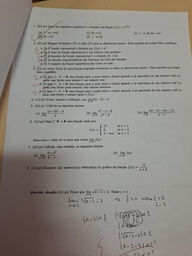
#> input picture imgs/documento.jpg, 192 x 256 px, shrunk from 1200 x 1600 before the run; its folder holds only this picture in this run
$ python B.py
#> lines starting #> are read from the running program, lines starting #| are printed output that depends on the picture; after the words box and inside, x2 and y2 are one past the last pixel; in counts of white or black regions, pixels touching at a corner belong together
import cv2
import numpy as np
import skimage as ski
from skimage import io
from matplotlib import pyplot as plt
import os
import math


def mediana_adaptativa(img, max_ksize=9, min_ksize=3):
    H, W = img.shape
    imagem_final = img.copy()

    imagem_preenchida = cv2.copyMakeBorder(img, max_ksize//2, max_ksize//2, max_ksize//2, max_ksize//2, cv2.BORDER_REPLICATE)
    for linha in range(H):
        for coluna in range(W):
            tamanho_janela = min_ksize
            while tamanho_janela <= max_ksize:
                inicio_linha = linha + (max_ksize - tamanho_janela) // 2
                fim_linha = inicio_linha + tamanho_janela
                inicio_coluna = coluna + (max_ksize - tamanho_janela) // 2
                fim_coluna = inicio_coluna + tamanho_janela
                janela = imagem_preenchida[inicio_linha:fim_linha, inicio_coluna:fim_coluna]
                valor_minimo = np.min(janela)
                valor_maximo = np.max(janela)
                valor_mediana = np.median(janela)
                valor_pixel_central = img[linha, coluna]

                if valor_mediana > valor_minimo and valor_mediana < valor_maximo:
                    if valor_pixel_central > valor_minimo and valor_pixel_central < valor_maximo:
                        imagem_final[linha, coluna] = valor_pixel_central
                    else:
                        imagem_final[linha, coluna] = valor_mediana
                    break

                else:
                    tamanho_janela += 2
                    if tamanho_janela > max_ksize:
                        imagem_final[linha, coluna] = valor_mediana
                    break
    return imagem_final.astype(np.uint8)


diretorio_imgs = "Resultados\\filtros\\suavizacao"
kernel_sizes = [3, 5, 7]
sigma_values = [0.8, 1.6]
MAX_AMF_KSIZE = 9
FIG_WIDTH = 15
FIG_HEIGHT_PER_ROW = 5


os.makedirs(diretorio_imgs, exist_ok=True)

for filename in os.listdir("imgs"):
    filepath = os.path.join("imgs", filename)

    if os.path.isfile(filepath):
        print(f"\nProcessando e agrupando resultados para: **{filename}**")
        base_name, ext = os.path.splitext(filename)

        try:
            img_original = cv2.imread(filepath)
#> img_original is the input picture: shape (256, 192, 3); mean B, G, R 132.4, 137.6, 141.3

            if img_original is None:
                print(f"Aviso: Não foi possível carregar o arquivo {filename}. Pulando.")
                continue

            if img_original.ndim == 3:
                img_gray = cv2.cvtColor(img_original, cv2.COLOR_BGR2GRAY)
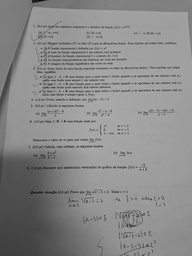
#> img_gray: shape (256, 192); min 12, max 179, mean 138.1
            elif img_original.ndim == 2:
                img_gray = img_original

            img_proc = img_gray

            groups = {
                "Media": [("Original_Cinza", img_proc)],
                "Gaussiano": [("Original_Cinza", img_proc)],
                "Mediana_e_Adaptativo": [("Original_Cinza", img_proc)],
            }

            for k in kernel_sizes:
                blurred = cv2.blur(img_proc, (k, k))
                cv2.imwrite(f'resultados\\filtros\\suavizacao\\Media_{k}x{k}.png', blurred)
                groups["Media"].append((f"Media_{k}x{k}", blurred))
#> this loop made 3 passes
#> pass 1, `blurred = cv2.blur(img_proc, (k, k))`:
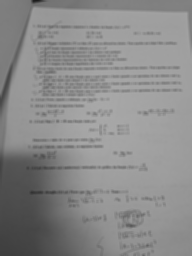
#> blurred: shape (256, 192); min 28, max 170, mean 138.1

            for s in sigma_values:
                blurred = cv2.GaussianBlur(img_proc, (0, 0), s)
                s_str = str(s).replace('.', '')
                cv2.imwrite(f'resultados/filtros/suavizacao/Gaussiano_S{s_str}.png', blurred)
                groups["Gaussiano"].append((f"Gaussiano_S{s_str}", blurred))

            for k in kernel_sizes:
                blurred = cv2.medianBlur(img_proc, k)
                cv2.imwrite(f'resultados\\filtros\\suavizacao\\Mediana_{k}x{k}.png', blurred)
                groups["Mediana_e_Adaptativo"].append((f"Mediana_{k}x{k}", blurred))
#> this loop made 3 passes
#> pass 2, `blurred = cv2.medianBlur(img_proc, k)`:
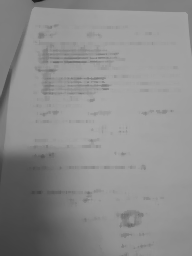
#> blurred: shape (256, 192); min 19, max 168, mean 140.5

            print(f" -> Aplicando Mediana Adaptativa (Max K={MAX_AMF_KSIZE})...")
            img_MA = mediana_adaptativa(img_proc, max_ksize=MAX_AMF_KSIZE)
#> in mediana_adaptativa, `imagem_preenchida = cv2.copyMakeBorder(img, max_ksize//2, max_ksize//2..`:
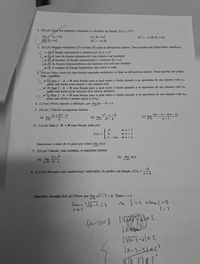
#> imagem_preenchida: shape (264, 200); min 12, max 179, mean 136.7
#> after the loop in mediana_adaptativa, `for linha in range(H):`:
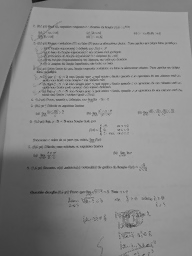
#> imagem_final: shape (256, 192); 15.93% of pixels changed, all inside (x1, y1, x2, y2) = (0, 0, 192, 256)
            groups["Mediana_e_Adaptativo"].append((f"Mediana_Adaptativa_Max{MAX_AMF_KSIZE}", img_MA))

            # Salva cada imagem individualmente com cv2.imwrite
            for group_name, results in groups.items():
                for title, img_out in results:
                    output_filename = f"{base_name}_{title}.jpg"
                    output_filepath = os.path.join(diretorio_imgs, output_filename)
                    print(output_filename)
                    cv2.imwrite(output_filepath, img_out)
                    print(output_filepath)
                    print(f" -> Salvo: {output_filename}")
#> this loop made 3 passes
#> group_name on passes 1 to 3: 'Media', 'Gaussiano', 'Mediana_e_Adaptativo'
#> (printed output is left out)

        except Exception as e:
            print(f"Erro ao processar {filename}: {e}")

print("\nDeu certo.")

$ run again, on imgs/pessoa.jpg
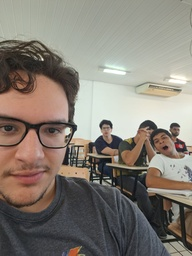
#> input picture imgs/pessoa.jpg, 192 x 256 px, shrunk from 1200 x 1600 before the run
#> img_original is the input picture: shape (256, 192, 3); mean B, G, R 117.3, 126.5, 133.8
#> in mediana_adaptativa, `imagem_preenchida = cv2.copyMakeBorder(img, max_ksize//2, max_ksize//2..`:
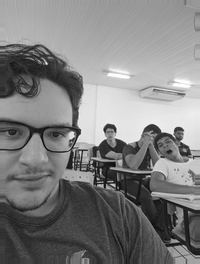
#> imagem_preenchida: shape (264, 200); min 5, max 255, mean 127.5
#> after the loop in mediana_adaptativa, `for linha in range(H):`:
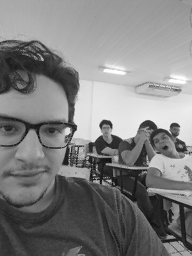
#> imagem_final: shape (256, 192); min 11, max 254, mean 127.6
#> the loop `for group_name, results in groups.items():` made 3 passes
#> group_name on passes 1 to 3: 'Media', 'Gaussiano', 'Mediana_e_Adaptativo'
#> (printed output is left out)

$ run again, on imgs/sono.jpeg
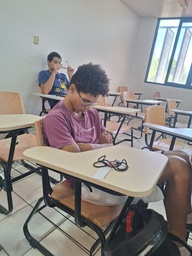
#> input picture imgs/sono.jpeg, 192 x 256 px, shrunk from 1200 x 1600 before the run
#> img_original is the input picture: shape (256, 192, 3); mean B, G, R 136.7, 138.7, 143.5
#> in mediana_adaptativa, `imagem_preenchida = cv2.copyMakeBorder(img, max_ksize//2, max_ksize//2..`:
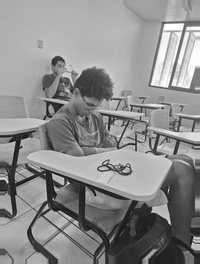
#> imagem_preenchida: shape (264, 200); min 7, max 255, mean 140
#> after the loop in mediana_adaptativa, `for linha in range(H):`:
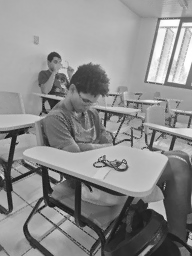
#> imagem_final: shape (256, 192); min 17, max 255, mean 140
#> the loop `for group_name, results in groups.items():` made 3 passes
#> group_name on passes 1 to 3: 'Media', 'Gaussiano', 'Mediana_e_Adaptativo'
#> (printed output is left out)
